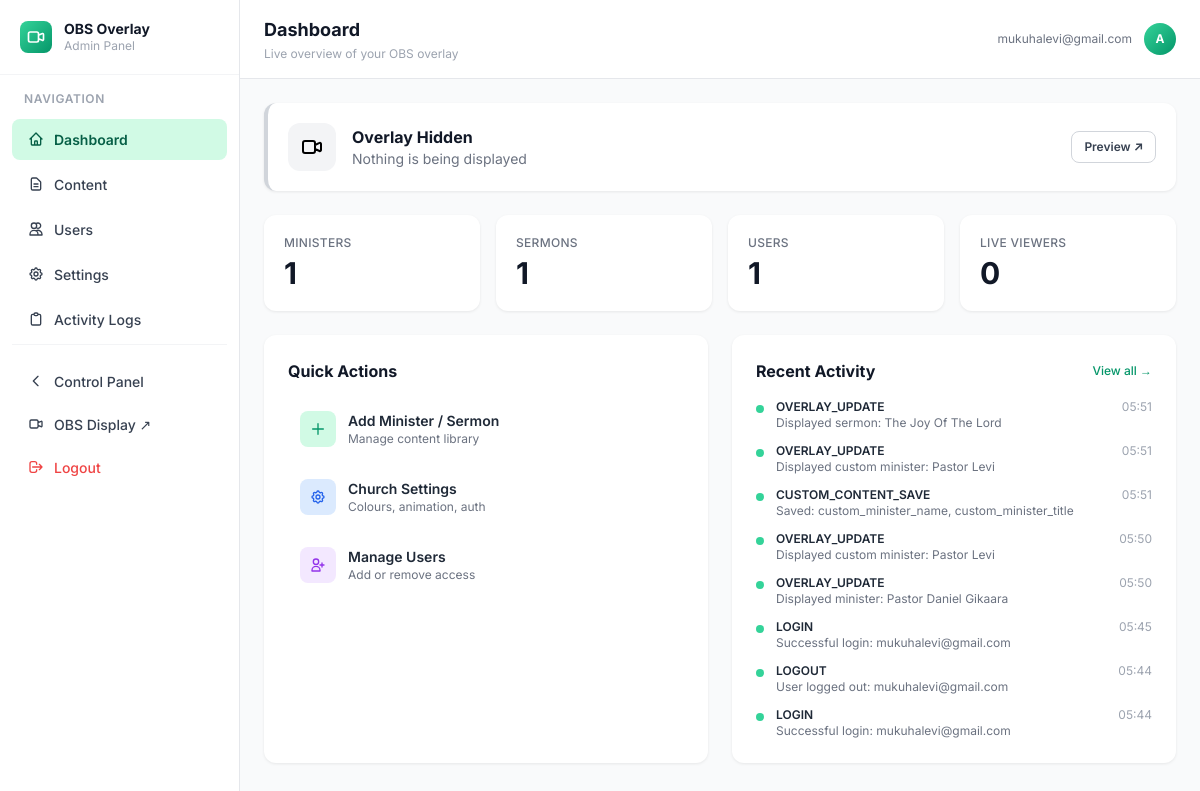
The app's page /admin/dashboard (signed in) with its own data.
### models.py (models this page shows, shortened)
class User(UserMixin, db.Model):
    id = db.Column(db.Integer, primary_key=True)
    email = db.Column(db.String(120), unique=True, nullable=False)
    name = db.Column(db.String(120))
    is_admin = db.Column(db.Boolean, default=False)
    created_at = db.Column(db.DateTime, default=datetime.utcnow)

class ActivityLog(db.Model):
    id = db.Column(db.Integer, primary_key=True)
    user_id = db.Column(db.Integer, db.ForeignKey('user.id'), nullable=True)
    user_email = db.Column(db.String(120))
    user_name = db.Column(db.String(120))
    action = db.Column(db.String(100), nullable=False)
    details = db.Column(db.String(500))
    timestamp = db.Column(db.DateTime, default=datetime.utcnow)
    ip_address = db.Column(db.String(50))

### blueprints/admin.py (the view)
@admin_bp.route('/')
@admin_bp.route('/dashboard')
@login_required
@admin_required
def dashboard():
    from models import Church, Settings, AnimationSettings, Minister, Sermon, User, ActivityLog
    church = Church.query.first()
    settings = {s.key: s.value for s in Settings.query.all()}
    animation_settings = AnimationSettings.query.first()
    cleanup_old_logs()
    recent_logs = ActivityLog.query.order_by(ActivityLog.timestamp.desc()).limit(8).all()
    return render_template('admin/dashboard.html',
                           church=church,
                           settings=settings,
                           animation_settings=animation_settings,
                           current_state=overlay_state,
                           ministers_count=Minister.query.count(),
                           sermons_count=Sermon.query.count(),
                           users_count=User.query.count(),
                           sse_clients=0,
                           recent_logs=recent_logs)

### utils/helpers.py (called while the page is built)
def admin_required(f):
    @wraps(f)
    def decorated(*args, **kwargs):
        if not current_user.is_authenticated:
            return redirect(url_for('auth.login'))
        if not current_user.is_admin:
            log_activity('UNAUTHORIZED_ACCESS_ATTEMPT',
                         f'Attempted admin access: {request.path}')
            return jsonify({'error': 'Admin access required'}), 403
        return f(*args, **kwargs)
    return decorated

def cleanup_old_logs():
    from models import ActivityLog
    try:
        cutoff = datetime.utcnow() - timedelta(days=7)
        deleted = ActivityLog.query.filter(ActivityLog.timestamp < cutoff).delete()
        if deleted:
            db.session.commit()
            print(f"[CLEANUP] Removed {deleted} old activity logs")
    except Exception as e:
        db.session.rollback()
        print(f"Error cleaning up logs: {e}")

### templates/admin/dashboard.html (shortened to what this page needs)
{% extends 'admin/base_admin.html' %}
{% block page_title %}Dashboard{% endblock %}
{% block page_subtitle %}Live overview of your OBS overlay{% endblock %}
{% block admin_content %}
<div class="card p-5 mb-6 border-l-4 transition-all duration-300" id="status-card">
    <div class="flex items-center justify-between flex-wrap gap-4">
        <div class="flex items-center gap-4">
            <div class="w-12 h-12 rounded-xl flex items-center justify-center transition-colors duration-300" id="status-icon-bg">
            </div>
            <div>
                <p class="font-bold text-gray-900" id="status-title">Loading…</p>
                <p class="text-sm text-gray-500" id="status-detail">—</p>
            </div>
        </div>
        <div class="flex items-center gap-3">
            <a href="{{ url_for('display.show') }}" target="_blank"
               class="btn btn-ghost btn-sm">Preview ↗</a>
        </div>
    </div>
</div>
<div class="grid grid-cols-2 md:grid-cols-4 gap-4 mb-6">
    <div class="card p-5">
        <p class="text-xs text-gray-500 font-medium uppercase tracking-wide">Ministers</p>
        <p class="text-3xl font-bold text-gray-900 mt-1">{{ ministers_count }}</p>
    </div>
    <div class="card p-5">
        <p class="text-xs text-gray-500 font-medium uppercase tracking-wide">Sermons</p>
        <p class="text-3xl font-bold text-gray-900 mt-1">{{ sermons_count }}</p>
    </div>
    <div class="card p-5">
        <p class="text-xs text-gray-500 font-medium uppercase tracking-wide">Users</p>
        <p class="text-3xl font-bold text-gray-900 mt-1">{{ users_count }}</p>
    </div>
    <div class="card p-5">
        <p class="text-xs text-gray-500 font-medium uppercase tracking-wide">Live Viewers</p>
        <p class="text-3xl font-bold text-gray-900 mt-1" id="sse-count">{{ sse_clients }}</p>
    </div>
</div>
<div class="grid grid-cols-1 lg:grid-cols-2 gap-6">
    <div class="card p-6">
        <h2 class="text-base font-bold text-gray-900 mb-4">Quick Actions</h2>
        <div class="space-y-2">
            <a href="{{ url_for('admin.content') }}"
               class="flex items-center gap-3 p-3 rounded-lg hover:bg-gray-50 transition no-underline group">
                <div class="w-9 h-9 bg-emerald-100 rounded-lg flex items-center justify-center flex-shrink-0">
                    <svg class="w-4 h-4 text-emerald-600" fill="none" stroke="currentColor" viewBox="0 0 24 24">
                        <path stroke-linecap="round" stroke-linejoin="round" stroke-width="2" d="M12 4v16m8-8H4"/>
                    </svg>
                </div>
                <div>
                    <p class="text-sm font-semibold text-gray-800">Add Minister / Sermon</p>
                    <p class="text-xs text-gray-500">Manage content library</p>
                </div>
            </a>
            <a href="{{ url_for('admin.settings') }}"
               class="flex items-center gap-3 p-3 rounded-lg hover:bg-gray-50 transition no-underline">
                <div class="w-9 h-9 bg-blue-100 rounded-lg flex items-center justify-center flex-shrink-0">
                </div>
                <div>
                    <p class="text-sm font-semibold text-gray-800">Church Settings</p>
                    <p class="text-xs text-gray-500">Colours, animation, auth</p>
                </div>
            </a>
            <a href="{{ url_for('admin.users') }}"
               class="flex items-center gap-3 p-3 rounded-lg hover:bg-gray-50 transition no-underline">
                <div class="w-9 h-9 bg-purple-100 rounded-lg flex items-center justify-center flex-shrink-0">
                    <svg class="w-4 h-4 text-purple-600" fill="none" stroke="currentColor" viewBox="0 0 24 24">
                        <path stroke-linecap="round" stroke-linejoin="round" stroke-width="2"
                              d="M18 9v3m0 0v3m0-3h3m-3 0h-3m-2-5a4 4 0 11-8 0 4 4 0 018 0zM3 20a6 6 0 0112 0v1H3v-1z"/>
                    </svg>
                </div>
                <div>
                    <p class="text-sm font-semibold text-gray-800">Manage Users</p>
                    <p class="text-xs text-gray-500">Add or remove access</p>
                </div>
            </a>
        </div>
    </div>
    <div class="card p-6">
        <div class="flex items-center justify-between mb-4">
            <h2 class="text-base font-bold text-gray-900">Recent Activity</h2>
            <a href="{{ url_for('admin.logs') }}" class="text-xs text-emerald-600 hover:underline font-medium">View all →</a>
        </div>
        {% if recent_logs %}
        <div class="space-y-3">
            {% for log in recent_logs %}
            <div class="flex items-start gap-3">
                <div class="w-2 h-2 rounded-full bg-emerald-400 mt-1.5 flex-shrink-0"></div>
                <div class="flex-1 min-w-0">
                    <p class="text-xs font-semibold text-gray-800 truncate">{{ log.action }}</p>
                    <p class="text-xs text-gray-500 truncate">{{ log.details or '—' }}</p>
                </div>
                <p class="text-xs text-gray-400 flex-shrink-0">{{ log.timestamp.strftime('%H:%M') }}</p>
            </div>
            {% endfor %}
        </div>
        {% else %}
        <p class="text-sm text-gray-400">No recent activity yet</p>
        {% endif %}
    </div>
</div>
{% endblock %}

### templates/admin/base_admin.html (shortened to what this page needs)
{% extends 'base.html' %}
{% block body %}
<div class="flex h-screen overflow-hidden bg-gray-50">
    <aside id="adminSidebar" class="admin-sidebar flex-shrink-0 overflow-y-auto">
        <div class="p-5 border-b border-gray-100">
            <a href="{{ url_for('admin.dashboard') }}" class="flex items-center gap-3 no-underline">
                <div class="w-8 h-8 bg-gradient-to-br from-emerald-400 to-emerald-600 rounded-lg flex items-center justify-center">
                    <svg class="w-5 h-5 text-white" fill="none" stroke="currentColor" viewBox="0 0 24 24">
                        <path stroke-linecap="round" stroke-linejoin="round" stroke-width="2"
                              d="M15 10l4.553-2.069A1 1 0 0121 8.882v6.236a1 1 0 01-1.447.894L15 14M5 18h8a2 2 0 002-2V8a2 2 0 00-2-2H5a2 2 0 00-2 2v8a2 2 0 002 2z"/>
                    </svg>
                </div>
                <div>
                    <p class="font-bold text-sm text-gray-900 leading-tight">OBS Overlay</p>
                    <p class="text-xs text-gray-400">Admin Panel</p>
                </div>
            </a>
        </div>
        <nav class="flex-1 px-3 py-4 space-y-1">
            <p class="text-xs font-semibold text-gray-400 uppercase tracking-wider px-3 mb-3">Navigation</p>
            <a href="{{ url_for('admin.dashboard') }}"
               class="admin-nav-link {% if request.endpoint == 'admin.dashboard' %}active{% endif %}">
                <svg class="w-4 h-4" fill="none" stroke="currentColor" viewBox="0 0 24 24">
                    <path stroke-linecap="round" stroke-linejoin="round" stroke-width="2"
                          d="M3 12l2-2m0 0l7-7 7 7M5 10v10a1 1 0 001 1h3m10-11l2 2m-2-2v10a1 1 0 01-1 1h-3m-6 0a1 1 0 001-1v-4a1 1 0 011-1h2a1 1 0 011 1v4a1 1 0 001 1m-6 0h6"/>
                </svg>
                Dashboard
            </a>
            <a href="{{ url_for('admin.content') }}"
               class="admin-nav-link {% if request.endpoint == 'admin.content' %}active{% endif %}">
                <svg class="w-4 h-4" fill="none" stroke="currentColor" viewBox="0 0 24 24">
                    <path stroke-linecap="round" stroke-linejoin="round" stroke-width="2"
                          d="M9 12h6m-6 4h6m2 5H7a2 2 0 01-2-2V5a2 2 0 012-2h5.586a1 1 0 01.707.293l5.414 5.414a1 1 0 01.293.707V19a2 2 0 01-2 2z"/>
                </svg>
                Content
            </a>
            <a href="{{ url_for('admin.users') }}"
               class="admin-nav-link {% if request.endpoint == 'admin.users' %}active{% endif %}">
                <svg class="w-4 h-4" fill="none" stroke="currentColor" viewBox="0 0 24 24">
                    <path stroke-linecap="round" stroke-linejoin="round" stroke-width="2"
                          d="M12 4.354a4 4 0 110 5.292M15 21H3v-1a6 6 0 0112 0v1zm0 0h6v-1a6 6 0 00-9-5.197M13 7a4 4 0 11-8 0 4 4 0 018 0z"/>
                </svg>
                Users
            </a>
            <a href="{{ url_for('admin.settings') }}"
               class="admin-nav-link {% if request.endpoint == 'admin.settings' %}active{% endif %}">
                Settings
            </a>
            <a href="{{ url_for('admin.logs') }}"
               class="admin-nav-link {% if request.endpoint == 'admin.logs' %}active{% endif %}">
                <svg class="w-4 h-4" fill="none" stroke="currentColor" viewBox="0 0 24 24">
                    <path stroke-linecap="round" stroke-linejoin="round" stroke-width="2"
                          d="M9 5H7a2 2 0 00-2 2v12a2 2 0 002 2h10a2 2 0 002-2V7a2 2 0 00-2-2h-2M9 5a2 2 0 002 2h2a2 2 0 002-2M9 5a2 2 0 012-2h2a2 2 0 012 2"/>
                </svg>
                Activity Logs
            </a>
            <div class="pt-4 border-t border-gray-100 mt-4">
                <a href="{{ url_for('user.panel') }}" class="admin-nav-link">
                    <svg class="w-4 h-4" fill="none" stroke="currentColor" viewBox="0 0 24 24">
                        <path stroke-linecap="round" stroke-linejoin="round" stroke-width="2"
                              d="M15 19l-7-7 7-7"/>
                    </svg>
                    Control Panel
                </a>
                <a href="{{ url_for('display.show') }}" target="_blank" class="admin-nav-link">
                    <svg class="w-4 h-4" fill="none" stroke="currentColor" viewBox="0 0 24 24">
                        <path stroke-linecap="round" stroke-linejoin="round" stroke-width="2"
                              d="M15 10l4.553-2.069A1 1 0 0121 8.882v6.236a1 1 0 01-1.447.894L15 14M5 18h8a2 2 0 002-2V8a2 2 0 00-2-2H5a2 2 0 00-2 2v8a2 2 0 002 2z"/>
                    </svg>
                    OBS Display ↗
                </a>
                <a href="{{ url_for('auth.logout') }}" class="admin-nav-link text-red-500 hover:bg-red-50 hover:text-red-700">
                    <svg class="w-4 h-4" fill="none" stroke="currentColor" viewBox="0 0 24 24">
                        <path stroke-linecap="round" stroke-linejoin="round" stroke-width="2"
                              d="M17 16l4-4m0 0l-4-4m4 4H7m6 4v1a3 3 0 01-3 3H6a3 3 0 01-3-3V7a3 3 0 013-3h4a3 3 0 013 3v1"/>
                    </svg>
                    Logout
                </a>
            </div>
        </nav>
    </aside>
    <div class="flex-1 flex flex-col overflow-hidden">
        <header class="bg-white border-b border-gray-200 px-6 py-4 flex items-center gap-4 flex-shrink-0">
            <div class="flex-1">
                <h1 class="text-lg font-bold text-gray-900">{% block page_title %}Admin{% endblock %}</h1>
                <p class="text-xs text-gray-400 mt-0.5">{% block page_subtitle %}OBS Overlay System{% endblock %}</p>
            </div>
            <div class="flex items-center gap-3">
                <span class="text-xs text-gray-500 hidden md:block">{{ current_user.email }}</span>
                <div class="w-8 h-8 bg-gradient-to-br from-emerald-400 to-emerald-600 rounded-full flex items-center justify-center">
                    <span class="text-white font-bold text-xs">
                        {{ current_user.name[0] if current_user.name else current_user.email[0] }}
                    </span>
                </div>
            </div>
        </header>
        <main class="flex-1 overflow-y-auto p-6">
            {% block admin_content %}{% endblock %}
        </main>
    </div>
</div>
{% endblock %}

### templates/base.html (style rules this page uses)
body { font-family: 'Inter', sans-serif; }

### templates/admin/base_admin.html (style rules this page uses)
.admin-sidebar { width: 240px; flex-shrink: 0; background: white; border-right: 1px solid #e5e7eb; min-height: 100vh; display: flex; flex-direction: column; }
.admin-nav-link { display: flex; align-items: center; gap: 10px; padding: 10px 16px; border-radius: 8px; font-size: 14px; font-weight: 500; color: #374151; text-decoration: none; transition: all 0.15s; margin-bottom: 2px; }
.admin-nav-link.active { background: #d1fae5; color: #065f46; font-weight: 600; }
.admin-nav-link svg { flex-shrink: 0; }
.card { background: white; border-radius: 12px; box-shadow: 0 1px 3px rgba(0,0,0,0.08); }
.btn { padding: 9px 18px; border-radius: 8px; font-weight: 600; font-size: 13px; cursor: pointer; border: none; transition: all 0.18s; display: inline-flex; align-items: center; gap: 6px; }
.btn-ghost { background: transparent; border: 1.5px solid #d1d5db; color: #374151; }
.btn-sm { padding: 6px 12px; font-size: 12px; }

### records on screen
User: email "mukuhalevi@gmail.com", name "A"
ActivityLog: action "OVERLAY_UPDATE", details "Displayed sermon: The Joy Of The Lord", timestamp "05:51"
ActivityLog: action "OVERLAY_UPDATE", details "Displayed custom minister: Pastor Levi", timestamp "05:51"
ActivityLog: action "CUSTOM_CONTENT_SAVE", details "Saved: custom_minister_name, custom_minister_title", timestamp "05:51"
ActivityLog: action "OVERLAY_UPDATE", details "Displayed custom minister: Pastor Levi", timestamp "05:50"
ActivityLog: action "OVERLAY_UPDATE", details "Displayed minister: Pastor Daniel Gikaara", timestamp "05:50"
ActivityLog: action "LOGIN", details "Successful login: mukuhalevi@gmail.com", timestamp "05:45"
ActivityLog: action "LOGOUT", details "User logged out: mukuhalevi@gmail.com", timestamp "05:44"
ActivityLog: action "LOGIN", details "Successful login: mukuhalevi@gmail.com", timestamp "05:44"

### other values on screen
{{ ministers_count }} "1"
{{ sermons_count }} "1"
{{ users_count }} "1"
{{ sse_clients }} "0"
